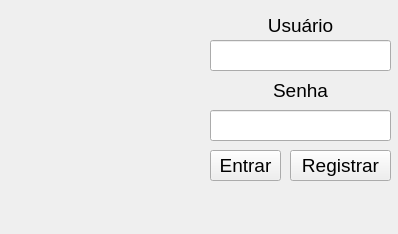
<?xml version="1.0" encoding="UTF-8"?>
<ui version="4.0">
 <class>Form</class>
 <widget class="QWidget" name="Form">
  <property name="geometry">
   <rect>
    <x>0</x>
    <y>0</y>
    <width>398</width>
    <height>234</height>
   </rect>
  </property>
  <property name="windowTitle">
   <string>Winy</string>
  </property>
  <widget class="QLabel" name="label">
   <property name="geometry">
    <rect>
     <x>210</x>
     <y>10</y>
     <width>181</width>
     <height>31</height>
    </rect>
   </property>
   <property name="text">
    <string>&lt;html&gt;&lt;head/&gt;&lt;body&gt;&lt;p align=&quot;center&quot;&gt;&lt;span style=&quot; font-size:14pt;&quot;&gt;Usuário&lt;/span&gt;&lt;/p&gt;&lt;/body&gt;&lt;/html&gt;</string>
   </property>
  </widget>
  <widget class="QLineEdit" name="user">
   <property name="geometry">
    <rect>
     <x>210</x>
     <y>40</y>
     <width>181</width>
     <height>31</height>
    </rect>
   </property>
   <property name="font">
    <font>
     <family>Arial</family>
     <pointsize>15</pointsize>
     <weight>50</weight>
     <italic>false</italic>
     <bold>false</bold>
     <underline>false</underline>
     <strikeout>false</strikeout>
     <kerning>true</kerning>
    </font>
   </property>
   <property name="layoutDirection">
    <enum>Qt::LeftToRight</enum>
   </property>
   <property name="autoFillBackground">
    <bool>false</bool>
   </property>
   <property name="text">
    <string/>
   </property>
   <property name="maxLength">
    <number>20</number>
   </property>
   <property name="alignment">
    <set>Qt::AlignCenter</set>
   </property>
   <property name="readOnly">
    <bool>false</bool>
   </property>
   <property name="clearButtonEnabled">
    <bool>true</bool>
   </property>
  </widget>
  <widget class="QLabel" name="label_2">
   <property name="geometry">
    <rect>
     <x>250</x>
     <y>70</y>
     <width>101</width>
     <height>41</height>
    </rect>
   </property>
   <property name="text">
    <string>&lt;html&gt;&lt;head/&gt;&lt;body&gt;&lt;p align=&quot;center&quot;&gt;&lt;span style=&quot; font-size:14pt;&quot;&gt;Senha&lt;/span&gt;&lt;/p&gt;&lt;/body&gt;&lt;/html&gt;</string>
   </property>
  </widget>
  <widget class="QPushButton" name="pushButton">
   <property name="geometry">
    <rect>
     <x>210</x>
     <y>150</y>
     <width>71</width>
     <height>31</height>
    </rect>
   </property>
   <property name="font">
    <font>
     <pointsize>14</pointsize>
    </font>
   </property>
   <property name="text">
    <string>Entrar</string>
   </property>
  </widget>
  <widget class="QLineEdit" name="pass">
   <property name="geometry">
    <rect>
     <x>210</x>
     <y>110</y>
     <width>181</width>
     <height>31</height>
    </rect>
   </property>
   <property name="font">
    <font>
     <family>Arial</family>
     <pointsize>15</pointsize>
     <weight>50</weight>
     <italic>false</italic>
     <bold>false</bold>
     <underline>false</underline>
     <strikeout>false</strikeout>
     <kerning>true</kerning>
    </font>
   </property>
   <property name="layoutDirection">
    <enum>Qt::LeftToRight</enum>
   </property>
   <property name="autoFillBackground">
    <bool>false</bool>
   </property>
   <property name="inputMethodHints">
    <set>Qt::ImhHiddenText|Qt::ImhNoAutoUppercase|Qt::ImhNoPredictiveText|Qt::ImhSensitiveData</set>
   </property>
   <property name="text">
    <string/>
   </property>
   <property name="maxLength">
    <number>20</number>
   </property>
   <property name="echoMode">
    <enum>QLineEdit::Password</enum>
   </property>
   <property name="alignment">
    <set>Qt::AlignCenter</set>
   </property>
   <property name="readOnly">
    <bool>false</bool>
   </property>
   <property name="clearButtonEnabled">
    <bool>true</bool>
   </property>
  </widget>
  <widget class="QPushButton" name="pushButton_2">
   <property name="geometry">
    <rect>
     <x>290</x>
     <y>150</y>
     <width>101</width>
     <height>31</height>
    </rect>
   </property>
   <property name="font">
    <font>
     <pointsize>14</pointsize>
    </font>
   </property>
   <property name="text">
    <string>Registrar</string>
   </property>
  </widget>
 </widget>
 <resources/>
 <connections/>
</ui>
